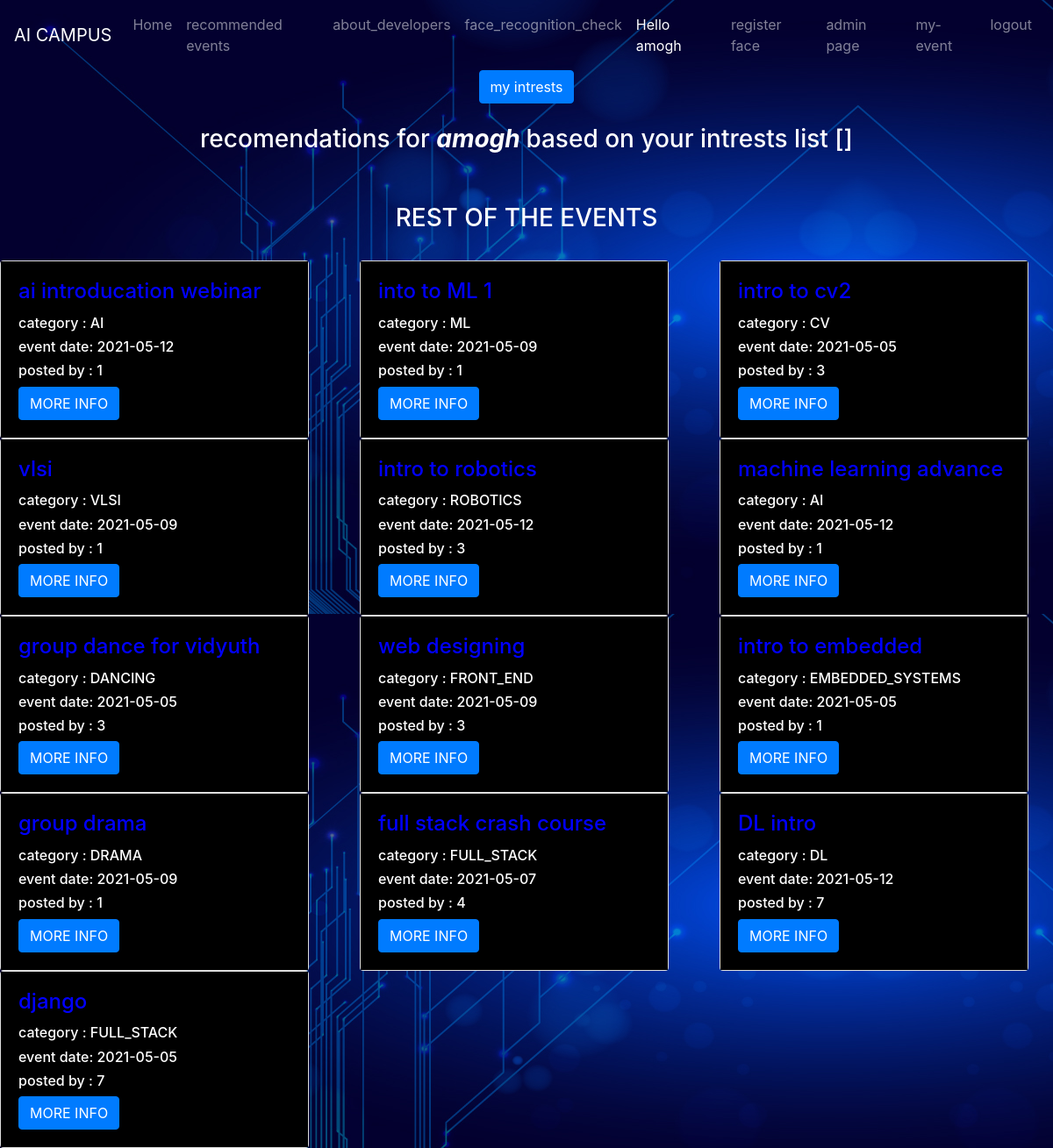
The page /events (signed in) on the database its author committed.
### project/models.py (models this page shows, shortened)
class user(db.Model,UserMixin):
    __tablename__ = 'user'
    id=db.Column(db.Integer(), primary_key=True)
    username = db.Column(db.String(length=30),nullable=False,unique=True)
    phone_number=db.Column(db.Integer(),nullable=False,unique=True)
    email_address = db.Column(db.String(length=50), nullable=False, unique=True)
    password_hash= db.Column(db.String(length=60), nullable=False)
    is_admin = db.Column(db.Integer(), nullable=False, default=0)
    addevents = db.Column(db.Integer(), nullable=False, default=0)
    events=db.relationship('events',backref='author',lazy=True)
    @property
    def password(self):
        return self.password

class events(db.Model,UserMixin):
    event_id = db.Column(db.Integer(), primary_key=True)
    eventname = db.Column(db.String(length=30),nullable=False)
    eventcategory = db.Column(db.String(length=30), nullable=False)
    event_date = db.Column(db.String(20))
    event_description=db.Column(db.Text,nullable=False)
    image_file=db.Column(db.String(20),nullable=False,default='default.jpg')
    register_link = db.Column(db.Text)
    user_id = db.Column(db.Integer,db.ForeignKey('user.id'),nullable=False)

### project/events/routes.py (the view)
@events_bp.route('/events')
@login_required
def event_page():
    recommended_events=[]
    rest_of_events=[]
    events_list = events.query.all()     #query all the events in db
    intrests_pkl_path = 'project/data/intrests/intrests.pkl'
    intrests_pkl_dict = load_pickle(intrests_pkl_path)
    try:
        current_user_intrests = intrests_pkl_dict[current_user.username]
        current_user_intrests_list = get_recommendation_list(event_caterogies,get_main_category(event_caterogies,current_user_intrests))
    except:
        current_user_intrests=recommended_events   #initally intrest list will be empty
        current_user_intrests_list=recommended_events
    for event in events_list:
        if event.eventcategory in current_user_intrests_list:
            recommended_events.append(event)      #recommended event list
        else:
            rest_of_events.append(event)          #rest of the event appart from recommendation
    return render_template("eventsnew.html",events_list=events_list,recommended_events=recommended_events,rest_of_events=rest_of_events,current_user_intrests=current_user_intrests)

### project/models.py (called while the page is built)
@login_manager.user_loader
def load_user(user_id):
    return user.query.get(int(user_id))

### project/utils.py (called while the page is built)
def load_pickle(path):
    with open(path, 'rb') as f:
        encoding_dict = pickle.load(f)
    return encoding_dict

### project/templates/eventsnew.html (shortened to what this page needs)
{% extends 'base.html' %}
{% block content %}
<div class="text-center">
    <a href="{{ url_for('events_bp.myintrests',user_id= current_user.id) }}" class="btn btn-primary ">my intrests </a>
</div>
<br>
<div class="text-center">
<h3> recomendations for <b> <i>{{current_user.username}} </i></b>  based on your intrests list {{ current_user_intrests}}</h3>
</div>
<br>
        <br>
            <div class="text-center">
                    <h3> REST OF THE EVENTS </h3>
            </div>
        <br>
<div class="row">
            {% for event in rest_of_events %}
                <div class="col-4">
                    <div class="card " style="width: 22rem ;">
                    <div class="card-body" style="background-color:black";>
                        <h4 class="card-title">{{ event.eventname }}</h4>
                          <h6> category : {{ event.eventcategory }}</h6>
                        <h6>event date: {{ event.event_date }} </h6>
                        <h6>posted by : {{ event.user_id }} </h6>
                        <a href="{{ url_for('events_bp.eventdescription',id=event.event_id) }}" class="btn btn-primary">MORE INFO </a>
                    </div>
                    </div>
                </div>
                 {% endfor%}
            <br>
</div>
{% endblock %}

### project/templates/base.html (shortened to what this page needs)
<!doctype html>
<html lang="en">
   <head>
      <link rel="stylesheet" href="https://cdn.jsdelivr.net/npm/bootstrap@4.5.3/dist/css/bootstrap.min.css">
   </head>
   <body>
      <nav class="navbar navbar-expand-md navbar-dark bg-dark">
       <a class="navbar-brand" href="#">AI CAMPUS</a>
        <div class="collapse navbar-collapse" id="navbarNav">
                <ul class="navbar-nav mr-auto">
                    <li class="nav-item ">
                        <a class="nav-link" href="{{ url_for('main.home_page') }}">Home <span class="sr-only">(current)</span></a>
                    </li>
                    <li class="nav-item">
                        <a class="nav-link" href="{{ url_for('events_bp.event_page') }}"> recommended events</a>
                    </li>
                    <li class="nav-item">
                        <a class="nav-link" href="{{ url_for('main.about_developers') }}"> about_developers</a>
                    </li>
                    <li class="nav-item">
                        <a class="nav-link" href="{{ url_for('users.face_recognition_check') }}"> face_recognition_check</a>
                    </li>
                </ul>
                {% if current_user.is_authenticated %}
                   <ul class="navbar-nav">
                        <li class="nav-item active">
                        <a class="nav-link" >Hello {{current_user.username}} </a>
                        </li>
                       <li class="nav-item ">
                            {% if current_user.is_authenticated %}
                                <a class="nav-link" href="{{ url_for('users.face_register') }}">register face </a>
                            {% endif %}
                       </li>
                       <li class="nav-item ">
                            {% if current_user.is_admin %}
                                <a class="nav-link" href="/admin/">  admin page </a>
                            {% endif %}
                       </li>
                       <li class="nav-item ">
                       {% if current_user.addevents  %}
                                <a class="nav-link" href="{{ url_for('events_bp.my_events') }}"> my-event</a>
                            {% endif %}
                       </li>
                       <br>
                    <li class="nav-item">
                        <a class="nav-link" href="{{ url_for('users.logout_page') }}">logout</a>
                    </li>
                </ul>
                {% endif %}
        </div>
    </nav>
      {% block content %}
      {% endblock %}
   </body>
</html>

### project/templates/eventsnew.html (style rules this page uses)
h1,h3,h6 { color:white }
h4 { color:blue }

### rows shown on the page
user: username "amogh"
events: eventname "ai introducation webinar", eventcategory "AI", event_date "2021-05-12", user_id "1"
events: eventname "into to ML 1", eventcategory "ML", event_date "2021-05-09", user_id "1"
events: eventname "intro to cv2", eventcategory "CV", event_date "2021-05-05", user_id "3"
events: eventname "vlsi", eventcategory "VLSI", event_date "2021-05-09", user_id "1"
events: eventname "intro to robotics", eventcategory "ROBOTICS", event_date "2021-05-12", user_id "3"
events: eventname "machine learning advance", eventcategory "AI", event_date "2021-05-12", user_id "1"
events: eventname "group dance for vidyuth", eventcategory "DANCING", event_date "2021-05-05", user_id "3"
events: eventname "web designing", eventcategory "FRONT_END", event_date "2021-05-09", user_id "3"
events: eventname "intro to embedded", eventcategory "EMBEDDED_SYSTEMS", event_date "2021-05-05", user_id "1"
events: eventname "group drama", eventcategory "DRAMA", event_date "2021-05-09", user_id "1"
events: eventname "full stack crash course", eventcategory "FULL_STACK", event_date "2021-05-07", user_id "4"
events: eventname "DL intro", eventcategory "DL", event_date "2021-05-12", user_id "7"
events: eventname "django", eventcategory "FULL_STACK", event_date "2021-05-05", user_id "7"

### other values the page prints
{{ current_user_intrests }} "[]"
